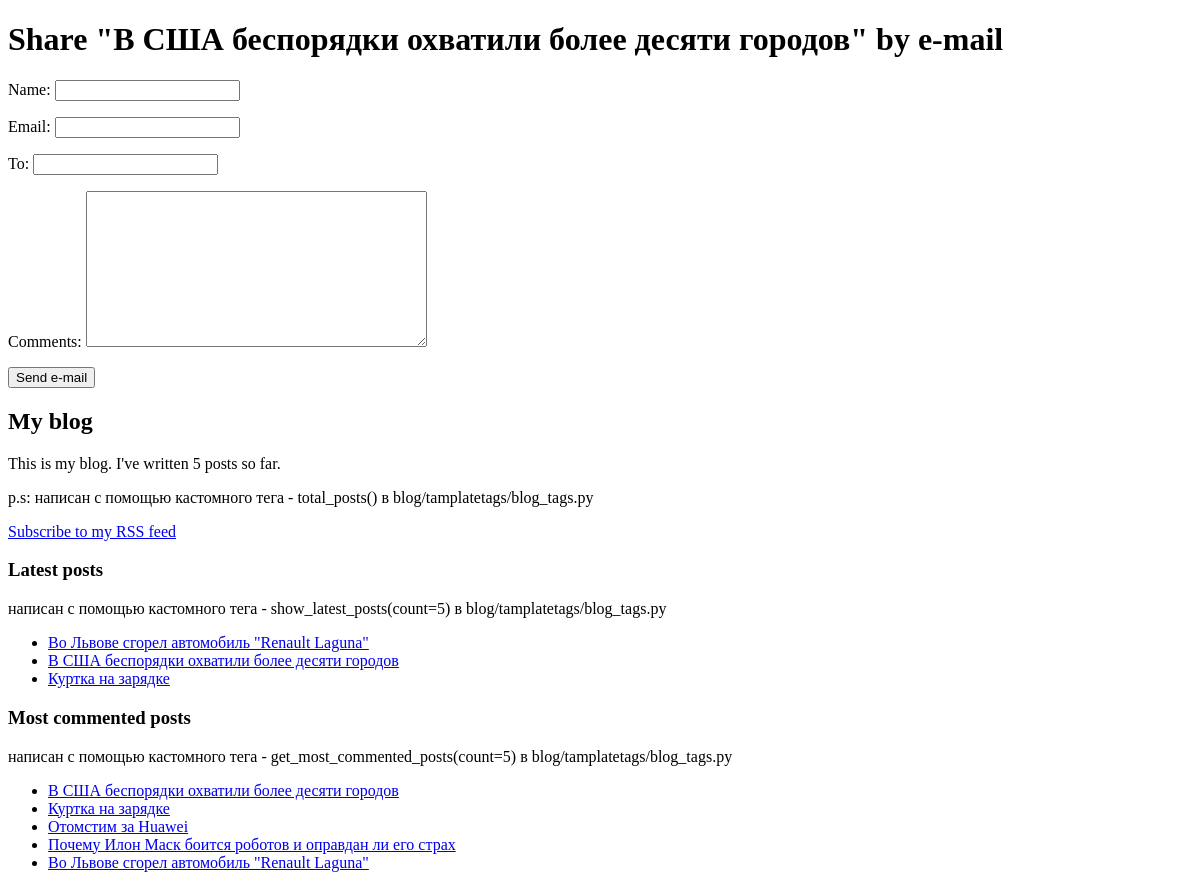
Page /4/share/ on the earlier database version.
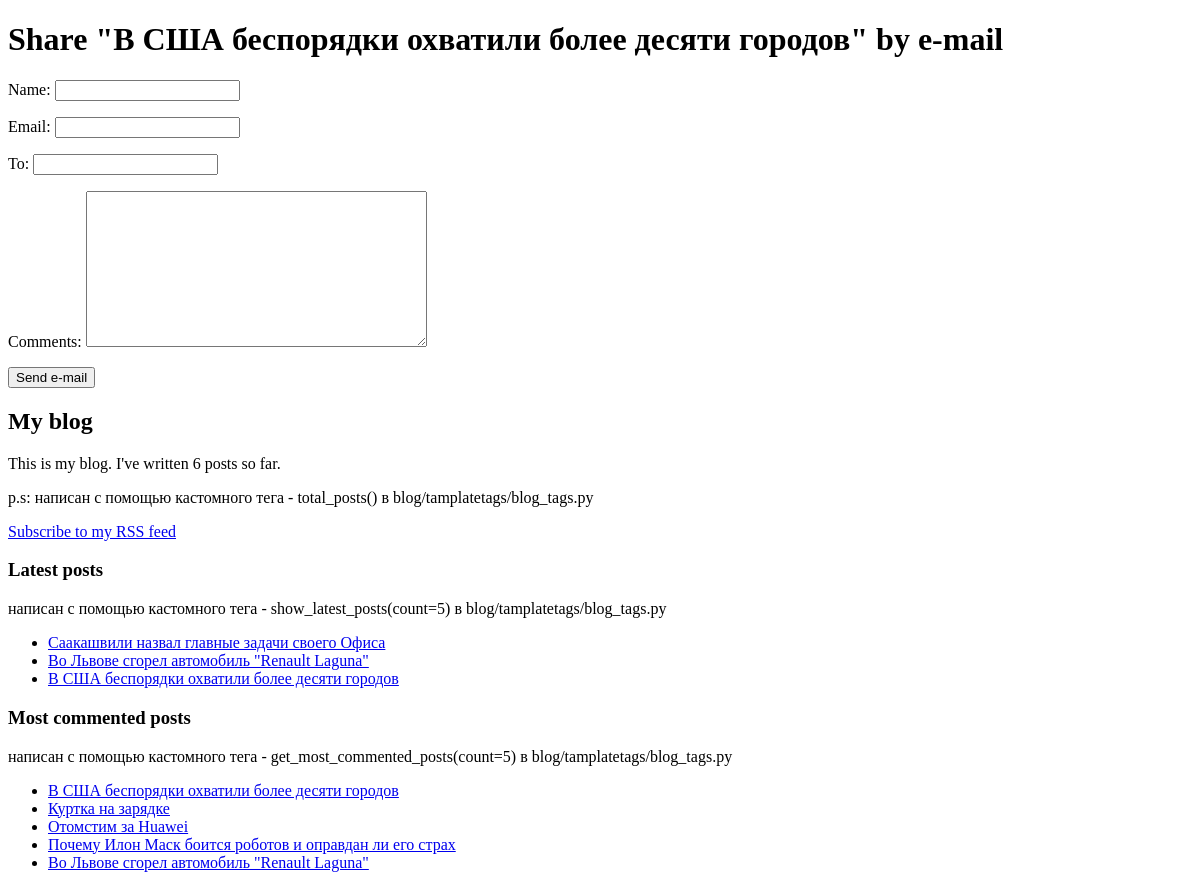
Same page on the later database version.
### blog/models.py (models this page shows, shortened)
class Post(models.Model):
    STATUS_CHOICES = (
        ('draft', 'Draft'),
        ('published', 'Published'),
    )
    tags = TaggableManager()
    title = models.CharField(max_length=250)
    slug = models.SlugField(max_length=250, unique_for_date='publish')
    author = models.ForeignKey(User, related_name='blog_posts', on_delete=models.SET_NULL, null=True)
    body = models.TextField()
    publish = models.DateTimeField(default=timezone.now)
    created = models.DateTimeField(auto_now_add=True)
    updated = models.DateTimeField(auto_now=True)
    status = models.CharField(max_length=10, choices=STATUS_CHOICES, default='draft')
    class Meta:
        ordering = ('-publish',)
    def get_absolute_url(self):
        return reverse('post_detail',
                       args=[self.publish.year,
                             self.publish.strftime('%m'),
                             self.publish.strftime('%d'),
                             self.slug])  # TODO change to kwargs{}

### blog/views.py (the view)
# urls.py: url(r'^(?P<post_id>\d+)/share/$', views.post_share, name='post_share'),  # поделиться по e-mail
def post_share(request, post_id):
    post = get_object_or_404(Post, id=post_id, status='published')
    sent = False
    if request.method == 'POST':
        form = EmailPostForm(request.POST)
        if form.is_valid():
            cd = form.cleaned_data  # словарь полей форм и их значений (form.error - Список ошибок)
            post_url = request.build_absolute_uri(post.get_absolute_url())
            subject = '{} ({}) recommends you reading "{}"'.format(cd['name'], cd['email'], post.title)
            message = 'Read "{}" at {}\n\n{}\'s comments: {}'.format(post.title, post_url, cd['name'], cd['comments'])
            send_mail(subject, message, 'r.boyko@standart.ua', [cd['to']])
            sent = True
    else:
        form = EmailPostForm()
    return render(request, 'blog/post/share.html', {'post': post,
                                                    'form': form,
                                                    'sent': sent
                                                    })

### blog/forms.py
class EmailPostForm(forms.Form):
    name = forms.CharField(max_length=25)
    email = forms.EmailField()
    to = forms.EmailField()
    comments = forms.CharField(required=False, widget=forms.Textarea)

### blog/templatetags/blog_tags.py (called while the page is built)
@register.simple_tag
def total_posts():
    return Post.objects.filter(status='published').count()

@register.inclusion_tag('blog/post/latest_posts.html')
def show_latest_posts(count=5):
    latest_posts = Post.objects.filter(status='published').order_by('-publish')[:count]
    return {'latest_posts': latest_posts}

@register.simple_tag
def get_most_commented_posts(count=5):
    return Post.objects.filter(status='published').annotate(total_comments=Count('comments')).order_by('-total_comments')[:count]

### blog/templates/blog/post/share.html (shortened to what this page needs)
{% extends "blog/base.html" %}
{% block content %}
    {% if sent %}
        <h1>E-mail successfully sent</h1>
        <p>
            "{{ post.title }}" was successfully sent to {{ cd.to }}.
        </p>
    {% else %}
        <h1>Share "{{ post.title }}" by e-mail</h1>
        <form action="." method="post">
            {{ form.as_p }}
            <input type="submit" value="Send e-mail">
        </form>
    {% endif %}
{% endblock %}

### blog/templates/blog/base.html (shortened to what this page needs)
{% load blog_tags %}
{% load static %}
<!DOCTYPE html>
<html lang="">
<head>
</head>
<body>
<div id="content">
    {% block content %}
    {% endblock %}
</div>
<div id="sidebar">
    <h2>My blog</h2>
    <p>This is my blog. I've written {% total_posts %} posts so far.</p>
    <p>p.s: написан с помощью кастомного тега - total_posts() в blog/tamplatetags/blog_tags.py</p>
    <p><a href="{% url "post_feed" %}">Subscribe to my RSS feed</a></p>
    <h3>Latest posts</h3>
    <p>написан с помощью кастомного тега - show_latest_posts(count=5) в blog/tamplatetags/blog_tags.py</p>
    {% show_latest_posts 3 %}
    <h3>Most commented posts</h3>
    <p>написан с помощью кастомного тега - get_most_commented_posts(count=5) в blog/tamplatetags/blog_tags.py</p>
    {% get_most_commented_posts as most_commented_posts %}
    <ul>
        {% for post in most_commented_posts %}
            <li>
                <a href="{{ post.get_absolute_url }}">{{ post.title }}</a>
            </li>
        {% endfor %}
    </ul>
</div>
</body>
</html>

### blog/templates/blog/post/latest_posts.html
<ul>
    {% for post in latest_posts %}
        <li>
            <a href="{{ post.get_absolute_url }}">{{ post.title }}</a>
        </li>
    {% endfor %}
</ul>

Differences in the rows shown:
no longer on one of the page's lists (row unchanged): Post: title "Куртка на зарядке"
added Post: title "Саакашвили назвал главные задачи своего Офиса", shown under "Latest posts"
Other differences:
text no longer shown: "5"
text now shown: "6"
